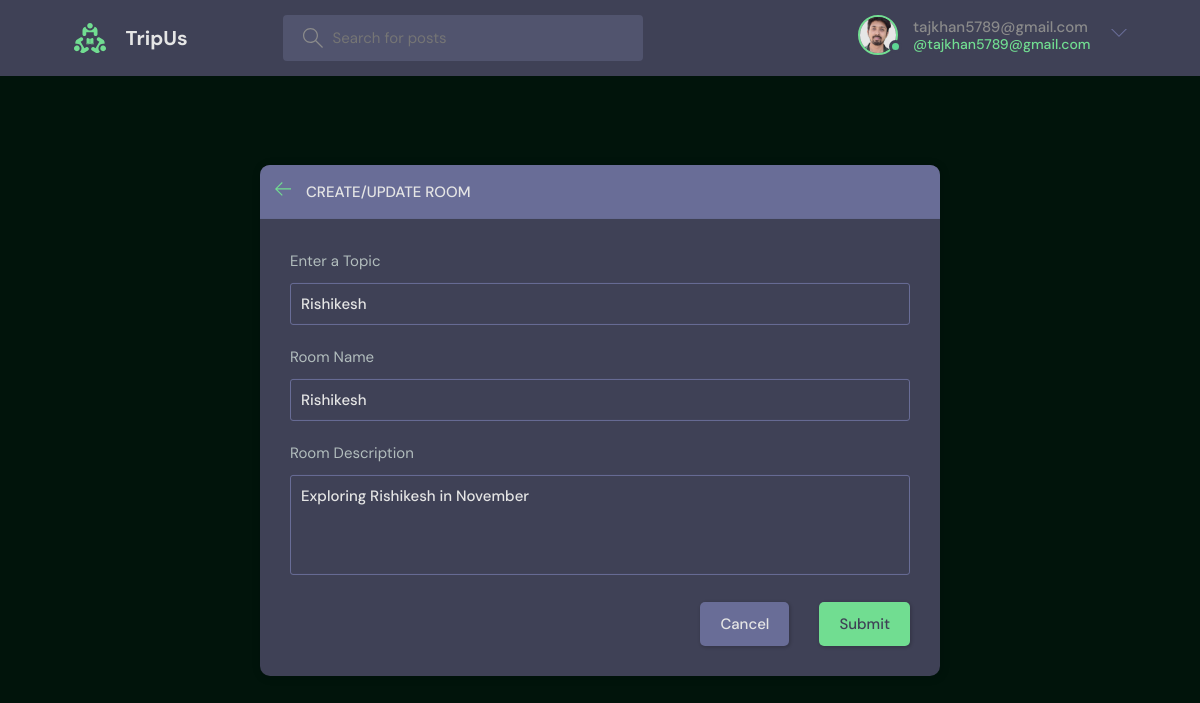
The page /update-room/26/ (signed in) on the database its author committed.
### base/models.py (models this page shows, shortened)
class User(AbstractUser):
    name = models.CharField(max_length=200, null=True)
    email = models.EmailField(unique=True, null=True)
    bio = models.TextField(null=True)
    avatar = models.ImageField(null=True, default="avatar.svg")
    USERNAME_FIELD = 'username'
    REQUIRED_FIELDS = []

class Room(models.Model):
    host = models.ForeignKey(User, on_delete=models.SET_NULL, null=True)
    topic = models.ForeignKey(Topic, on_delete=models.SET_NULL, null=True)
    name = models.CharField(max_length=200)
    description = models.TextField(null=True, blank=True)
    participants = models.ManyToManyField(
        User, related_name='participants', blank=True)
    updated = models.DateTimeField(auto_now=True)
    created = models.DateTimeField(auto_now_add=True)
    class Meta:
        ordering = ['-updated', '-created']

class Topic(models.Model):
    name = models.CharField(max_length=200)

### base/views.py (the view, shortened to what this page needs)
# urls.py: path('update-room/<str:pk>/', views.updateRoom, name="update-room"),
@login_required(login_url='login')
def updateRoom(request, pk):
    room = Room.objects.get(id=pk)
    form = RoomForm(instance=room)
    topics = Topic.objects.all()
    if request.user != room.host:
        return HttpResponse('Your are not allowed here!!')
    context = {'form': form, 'topics': topics, 'room': room}
    return render(request, 'base/room_form.html', context)

### base/forms.py
class RoomForm(ModelForm):
    class Meta:
        model = Room
        fields = '__all__'
        exclude = ['host', 'participants']

### base/templates/base/room_form.html (shortened to what this page needs)
{% extends 'main.html' %}
{% block content %}
<main class="create-room layout">
  <div class="container">
    <div class="layout__box">
      <div class="layout__boxHeader">
        <div class="layout__boxTitle">
          <a href="{{request.META.HTTP_REFERER}}">
            <svg version="1.1" xmlns="http://www.w3.org/2000/svg" width="32" height="32" viewBox="0 0 32 32">
              <title>arrow-left</title>
              <path
                d="M13.723 2.286l-13.723 13.714 13.719 13.714 1.616-1.611-10.96-10.96h27.625v-2.286h-27.625l10.965-10.965-1.616-1.607z">
              </path>
            </svg>
          </a>
          <h3>Create/Update Room</h3>
        </div>
      </div>
      <div class="layout__body">
        <form class="form" action="" method="POST">
          <div class="form__group">
            <label for="room_topic">Enter a Topic</label>
            <input required type="text" value="{{room.topic.name}}" name="topic" list="topic-list" />
          </div>
          <div class="form__group">
            <label for="room_name">Room Name</label>
            {{form.name}}
          </div>
          <div class="form__group">
            <label for="room_description">Room Description</label>
            {{form.description}}
          </div>
          <div class="form__action">
            <a class="btn btn--dark" href="{{request.META.HTTP_REFERER}}">Cancel</a>
            <button class="btn btn--main" type="submit">Submit</button>
          </div>
        </form>
      </div>
    </div>
  </div>
</main>
{% endblock content %}

### templates/navbar.html (shortened to what this page needs)
{% load static %}
<header class="header header--loggedIn">
    <div class="container">
        <a href="{% url 'home' %}" class="header__logo">
            <img src="{% static 'images/logo.svg' %}" />
            <h1>TripUs</h1>
        </a>
        <form class="header__search" method="GET" action="{% url 'home' %}">
            <label>
                <input name="q" placeholder="Search for posts" />
            </label>
        </form>
        <nav class="header__menu">
            {% if request.user.is_authenticated %}
            <div class="header__user">
                <a href="{% url 'update-user' %}">
                    <div class="avatar avatar--medium active">
                        <img src="{{request.user.avatar.url}}" />
                    </div>
                    <p>{{request.user.username}} <span>@{{request.user.username}}</span></p>
                </a>
                <button class="dropdown-button">
                    <svg version="1.1" xmlns="http://www.w3.org/2000/svg" width="32" height="32" viewBox="0 0 32 32">
                        <title>chevron-down</title>
                        <path d="M16 21l-13-13h-3l16 16 16-16h-3l-13 13z"></path>
                    </svg>
                </button>
            </div>
            {% else %}
            <a href="{% url 'login' %}">
                <img src="{% static 'images/avatar.svg' %}" />
                <p>Login</p>
            </a>
            {% endif %}
        </nav>
    </div>
</header>

### rows shown on the page
User: user.avatar (picture), user.username "tajkhan5789@gmail.com"
Room: topic "Rishikesh", name "Rishikesh", description "Exploring Rishikesh in November"
